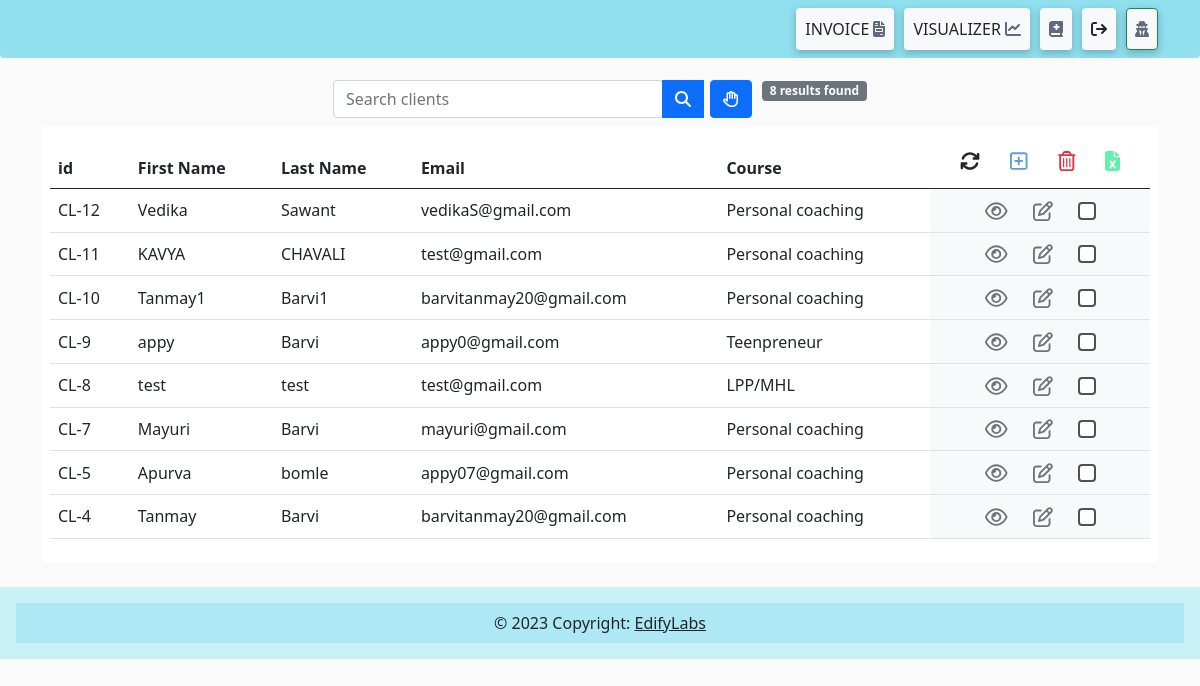
The app's page /clients-list/ (signed in) with its own data.
### clientsapp/models.py (models this page shows, shortened)
class Clients(models.Model):
    first_name = models.CharField(max_length=100)
    last_name = models.CharField(max_length=100)
    gender = models.CharField(max_length=1, null=True, choices=GENDER_client , blank=True)
    company_name = models.CharField(max_length=100)
    email_id = models.EmailField(max_length=100)
    contact = models.CharField(max_length=13)
    date_of_birth = models.CharField(max_length=100)
    address = models.TextField(max_length=150, null=True)
    coaching_type_course = models.ForeignKey(Course, on_delete=models.CASCADE)
    date_added = models.DateTimeField(auto_now_add=True)
    class Meta:
        ordering = ('-date_added', )

class Course(models.Model):
    title = models.CharField(" 📌 Title ", max_length=100)
    desc = models.CharField(
        "💬 Small Message?", max_length=100, blank=True, default="")
    date = models.DateTimeField(auto_now_add=True)
    def __str__(self):
        return str(self.title)

### clientsapp/views.py (the view)
# urls.py: path('clients-list/', clients_list, name='clients_list'),
@login_required(login_url='loginPage')
def clients_list(request):
    all_clients = Clients.objects.all()
    page = "All clients | Edify Lab's Business Tool"
    if len(all_clients) != 0:
        context_clients_list = {
            "clients_list": all_clients, "total_clients": len(all_clients) , "page" : page}
    else:
        error = "NO SILENTS 0"
        context_clients_list = {"error": error  , "page":page}
    return render(request, "clients_template/clients_list.html/", context_clients_list)

### templates/clients_template/clients_list.html (shortened to what this page needs)
{% extends "base.html" %}
{% load crispy_forms_tags %}
{% block content %}
<br>
<div class="container mt-5" style="overflow-x:auto">
    <div class="container-fluid mt-2 mb-2">
        <form method="POST" action="{% url 'search_client' %}">
              <div style="display: inline-block;" class="row height d-flex justify-content-center align-items-center">
                <div class="col-md-6">
                    <div class="input-group">
                        <input  type="text" name="title" class="form-control rounded" placeholder="Search clients"  />
                        <button type="submit" class="btn btn-primary form-submit-button"> <i class="fas fa-search"></i></button>
                        <div style="margin-left:6px ;">
                            <button class="btn btn-primary" type="button" data-bs-toggle="offcanvas" data-bs-target="#offcanvasTop" aria-controls="offcanvasTop">
                                <i class="fa-regular fa-hand"></i>
                            </button>
                        </div>
                        <div style="margin-left:10px ;">
                            {% if filter_title %}
                                <h6><span class="badge bg-secondary">  {{filter_title_total}}  results found</span></h6>
                            {% elif total_clients%}
                            <h6><span class="badge bg-secondary"> {{total_clients}} results found</span></h6>
                            {% else %}
                            <h6><span class="badge bg-secondary"> 0 results found</span></h6>
                            {% endif %}
                        </div>
                    </div>
                </div>
            </div>
        </form>
    </div>
    {% if filter_title %}
    <form method="post" class="bg-white p-2  rounded" action="{% url 'item_delete' %}">
        {% csrf_token %}
        <table class="table">
            <thead class="border-bottom  fw-bold">
                <tr>
                    <td>id</td>
                    <td>First Name</td>
                    <td>Last Name</td>
                    <td>Email</td>
                    <td>Course</td>
                    <td class="text-center " width="20%">
                        <a href="{% url 'clients_list' %}" title="Refresh" class="btn">
                            <i class="fa-solid fa-arrows-rotate fa-lg"></i>
                        </a>
                        <a href="{% url 'home' %}" class="btn"  title="Add a client">
                            <i class="fa-regular fa-square-plus fa-lg" style="color: #609dd2;"></i>
                        </a>
                        <button type="submit" class="btn"  title="Delete">
                            <i class="far fa-trash-alt fa-lg text-danger float-right"></i>
                        </button>
                         <a href="{% url 'download_clients_excel' %}" class="btn"  title="download to excel">
                            <i class="fa-solid fa-file-excel fa-lg" style="color: #63efae;"></i>
                        </a>
                    </td>
                </tr>
            </thead>
            <tbody  style="vertical-align: middle;">
                {% for clients in filter_title %}
                    <tr>
                        <td>CL-{{clients.id}}</td>
                        <td>{{clients.first_name}}</td>
                        <td>{{clients.last_name}}</td>
                        <td>{{clients.email_id}}</td>
                        <td>{{clients.coaching_type_course}}</td>
                        <td class="rounded bg-light text-center">
                            <a href="{% url 'download_client' clients.id %}" class="btn text-secondary px-0  inline-input">
                                <i class="fa-regular fa-eye fa-lg" title="view"></i>
                            </a>
                            <a href="{% url 'client_update' clients.id %}" class="btn text-secondary px-0  inline-input">
                                <i class="far fa-edit fa-lg"></i>
                            </a>
                            <input style="width:18px ;height: 18px; border: 2px solid #848b91" class="inline-input form-check-input " type="checkbox" value="{{ clients.id }}" name="item_ids">
                        </td>
                    </tr>
                {% endfor %}
            </tbody>
        </table>
    </form>
    {% else %}
    <form method="post" class="bg-white  p-2  rounded" action="{% url 'item_delete' %}">
        <table class="table">
            <thead class="border-bottom  fw-bold">
                <tr>
                    <td>id</td>
                    <td>First Name</td>
                    <td>Last Name</td>
                    <td>Email</td>
                    <td>Course</td>
                    <td class="text-center " width="20%">
                        <a href="{% url 'clients_list' %}" title="Refresh" class="btn">
                            <i class="fa-solid fa-arrows-rotate fa-lg"></i>
                        </a>
                        <a href="{% url 'home' %}" class="btn"  title="Add a client">
                            <i class="fa-regular fa-square-plus fa-lg" style="color: #609dd2;"></i>
                        </a>
                        <button type="submit" class="btn"  title="Delete">
                            <i class="far fa-trash-alt fa-lg text-danger float-right"></i>
                        </button>
                         <a href="{% url 'download_clients_excel' %}" class="btn"  title="download to excel">
                            <i class="fa-solid fa-file-excel fa-lg" style="color: #63efae;"></i>
                        </a>
                    </td>
                </tr>
            </thead>
            <tbody style="vertical-align: middle;">
                {% for clients in clients_list %}
                    <tr>
                        <td>CL-{{clients.id}}</td>
                        <td>{{clients.first_name}}</td>
                        <td>{{clients.last_name}}</td>
                        <td>{{clients.email_id}}</td>
                        <td>{{clients.coaching_type_course}}</td>
                        <td class="rounded bg-light text-center">
                            <a href="{% url 'download_client' clients.id %}" class="btn text-secondary px-0  inline-input">
                                <i class="fa-regular fa-eye fa-lg" title="view"></i>
                            </a>
                                <a href="{% url 'client_update' clients.id  %}" class="btn text-secondary px-0  inline-input">
                                    <i class="far fa-edit fa-lg"></i>
                                </a>
                                <input style="width:18px ;height: 18px; border: 2px solid #4e5052" class="inline-input form-check-input " type="checkbox" value="{{ clients.id }}" name="item_ids">
                        </td>
                    </tr>
                {% endfor %}
            </tbody>
        </table>
    </form>
    {% endif %}
</div>
  {% include 'footer.html' %}
{% endblock content %}

### templates/base.html (shortened to what this page needs)
{% load static %}
<!doctype html>
<html lang="en">
  <head>
    <link href="https://cdn.jsdelivr.net/npm/bootstrap@5.0.2/dist/css/bootstrap.min.css" rel="stylesheet">
    <link rel='stylesheet' href='{% static 'styles.css' %}' type='text/css'>
  </head>
  <header>
 {% include 'nav.html' %}
  <body style="background-color: #fafafadd">
    {% block content %}
    {% endblock %}
  </body>
</html>

### templates/nav.html (shortened to what this page needs)
{% load static %}
{% block content %}
<nav class="navbar navbar-expand-lg navbar-scroll fixed-top shadow-0 rounded-bottom ">
    <div class="container">
      <div class="collapse navbar-collapse" id="navbarSupportedContent">
        <ul class="navbar-nav ms-auto">
          {% if request.user.is_authenticated %}
          <li class="nav-item">
            <a class="nav-link btn btn-light" href="{% url 'invoice_dashboard' %}" target="_blank" title="INVOICE">INVOICE <i class="fa-solid fa-file-invoice" style="color: #5f6a7c;"></i></a>
          </li>
          <li style="margin-left:10px ;"  class="nav-item">
            <a class="nav-link btn btn-light" href="{% url 'visualizer_home' %}" target="_blank" title="VISUALIZER">VISUALIZER <i class="fa-solid fa-chart-line" style="color: #5f6a7c;"></i></a>
          </li>
          <li style="margin-left:10px ;" class="nav-item">
            <a class="nav-link btn btn-light" href="http://127.0.0.1:8000/admin/clientsapp/course/" target="_blank" title="COURSE"> <i class="fa-solid fa-book-medical" style="color: #5f6a7c;"></i></a>
          </li>
          <li class="nav-item" style="margin-left:10px ;">
            <a class="nav-link btn btn-light" href="{% url 'logout' %}" title="LOGOUT"><i class="fa-solid fa-arrow-right-from-bracket"></i></a>
          </li>
          <li style="margin-left:10px ;" class="nav-item rounded">
            <a class="nav-link btn btn-light border border-success rounded" href="{% url 'admin:index' %}" title="ADMIN" target="_blank"> <i class="fa-solid fa-user-secret" style="color: #5f6a7c;"></i></a>
          </li>
          {% endif %}
        </ul>
      </div>
    </div>
  </nav>
</html>
{% endblock %}

### templates/footer.html
{% load static %}
{% block content %}
  <footer
          class="text-center text-lg-start text-dark mt-4 p-3"
          style="background-color: #caf0f8"
          >
    <div
         class="text-center p-2"
         style="background-color: #ade8f4"
         >
      © 2023 Copyright:
      <a class="text-dark" href="#"
         >EdifyLabs</a
        >
    </div>
  </footer>
{% endblock %}

### static/styles.css (style rules this page uses)
.navbar-scroll .nav-link, .navbar-scroll .navbar-toggler-icon, .navbar-scroll .navbar-brand { color: #262626; }
.navbar-scroll { background-color: #90e0ef; }

### templates/base.html (style rules this page uses)
footer, #portfolio { background-color: #EEEFEF; padding: 30px 0; }
.inline-input { display: inline-block; padding: 0px; vertical-align: middle; margin: 0 10px; }

### templates/nav.html (style rules this page uses)
li { box-shadow: rgba(0, 0, 0, 0.24) 0px 3px 8px; }

### records on screen
Clients: id "12", first_name "Vedika", last_name "Sawant", email_id "vedikaS@gmail.com", coaching_type_course "Personal coaching"
Clients: id "11", first_name "KAVYA", last_name "CHAVALI", email_id "test@gmail.com", coaching_type_course "Personal coaching"
Clients: id "10", first_name "Tanmay1", last_name "Barvi1", email_id "barvitanmay20@gmail.com", coaching_type_course "Personal coaching"
Clients: id "9", first_name "appy", last_name "Barvi", email_id "appy0@gmail.com", coaching_type_course "Teenpreneur"
Clients: id "8", first_name "test", last_name "test", email_id "test@gmail.com", coaching_type_course "LPP/MHL"
Clients: id "7", first_name "Mayuri", last_name "Barvi", email_id "mayuri@gmail.com", coaching_type_course "Personal coaching"
Clients: id "5", first_name "Apurva", last_name "bomle", email_id "appy07@gmail.com", coaching_type_course "Personal coaching"
Clients: id "4", first_name "Tanmay", last_name "Barvi", email_id "barvitanmay20@gmail.com", coaching_type_course "Personal coaching"

### other values on screen
{{ total_clients }} "8"
